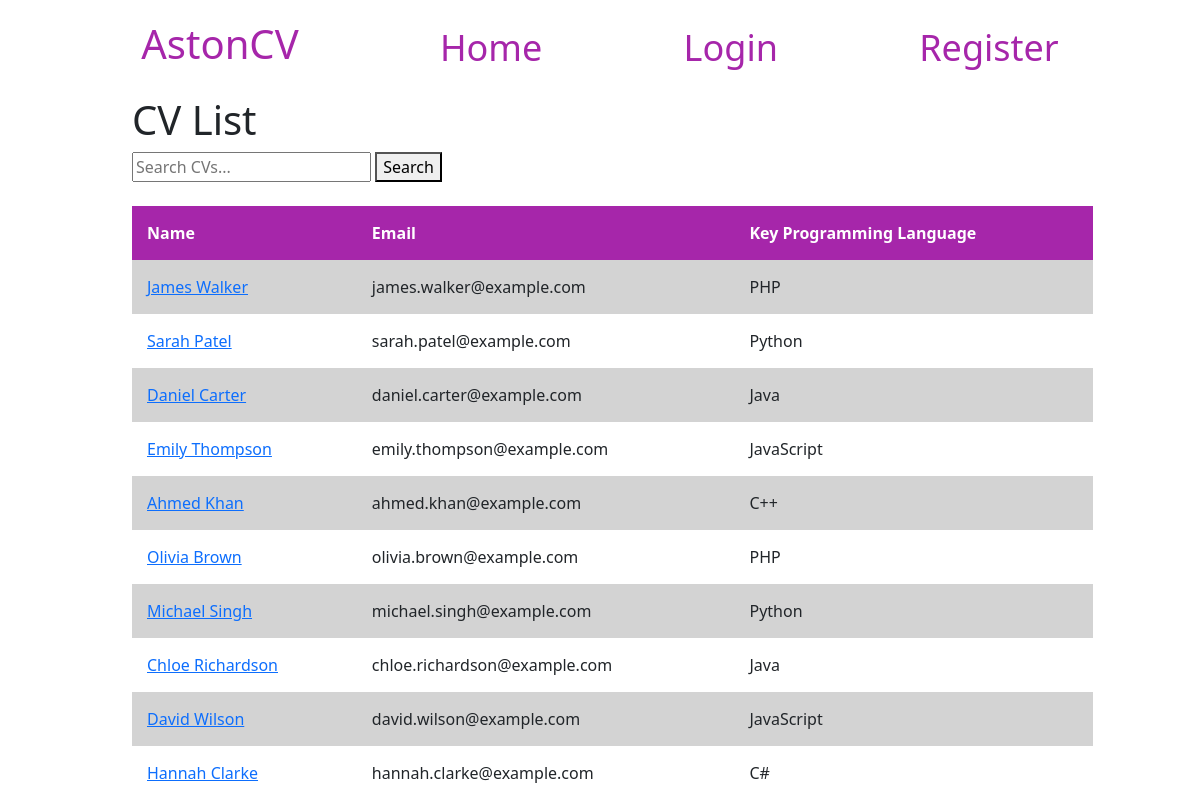
The page / on the database its author committed.
### tables this page shows
CREATE TABLE `cvs` (
  `id` bigint UNSIGNED NOT NULL,
  `name` varchar(100) NOT NULL,
  `email` varchar(100) NOT NULL,
  `password` varchar(255) NOT NULL,
  `keyprogramming` varchar(255) DEFAULT NULL,
  `profile` varchar(500) DEFAULT NULL,
  `education` varchar(500) DEFAULT NULL,
  `URLlinks` varchar(500) DEFAULT NULL
);

### includes/functions.php (called while the page is built, shortened)
<?php
function escapedString($string) {
    return htmlspecialchars($string, ENT_QUOTES, 'UTF-8');
}
?>

### index.php (the view, shortened to what this page needs)
<?php
require 'includes/db.php';
require 'includes/functions.php';
?>
<!DOCTYPE html>
<head>
    <html lang="en-gb">
    <link rel="stylesheet" type="text/css" href="assets/styles.css">
    <link href="https://cdn.jsdelivr.net/npm/bootstrap@5.3.8/dist/css/bootstrap.min.css" rel="stylesheet">
</head>
<body>
    <header>
        <?php
        if (isset($_SESSION['userid'])) {
            include 'includes/header-user.php';
        } else {
            include 'includes/header-guest.php';
        } ?>
    </header>
    <section class="main">
        <h1>CV List</h1>
        <form action="index.php" method="GET" id="search-form">
        <input type="text" name="query" placeholder="Search CVs...">
        <button type="submit">Search</button>
        </form>
        <br>
        <?php
        if (isset($_GET['query'])) {
            $query = trim($_GET['query']);
            if (!empty($query)) {
                $query = '%' . $query . '%';
                $sql = "SELECT id, name, email, keyprogramming FROM cvs WHERE name LIKE ? OR keyprogramming LIKE ?";
                $result = $db -> prepare($sql);
                $result -> execute([$query, $query]);
            } else {
                $sql = "SELECT id, name, email, keyprogramming FROM cvs";
                $result = $db->query($sql);
            }
        } else {
                $sql = "SELECT id, name, email, keyprogramming FROM cvs";
                $result = $db->query($sql);
        }
        if ($result->rowCount() > 0) {
            echo "<table>
                    <tr>
                        <th>Name</th>
                        <th>Email</th>
                        <th>Key Programming Language</th>
                    </tr>";
            while($row = $result->fetch()) {
                echo "<tr>";
                echo "<td><a href=viewcv.php?id=". escapedString($row['id']) . ">" . escapedString($row['name']) . "</a></td>";
                echo "<td>" . escapedString($row['email']) . "</td>";
                echo "<td>" . escapedString($row['keyprogramming']) . "</td>";
                echo "</tr>";
            }
            echo "</table>";
        }
        else {
            echo "No records found.";
        }
        ?>
    </section>
</body>
</html>

### includes/header-guest.php
<nav>
    <h1><a href="index.php">AstonCV</a></h1>
    <a href="index.php">Home</a>
    <a href="login.php">Login</a>
    <a href="register.php">Register</a>
</nav>

### assets/styles.css (style rules this page uses)
nav { color: #A626AA; font-size: 36px; text-align: left; display: flex; flex-wrap: wrap; justify-content: space-evenly; align-items: center; padding-top: 20px; padding-bottom: 20px; }
nav a { text-decoration: none; color: inherit; }
.main { margin-left: 11%; }
table { width: 90%; }
th { background-color: #A626AA; color: white; }
tr, th, td { border-collapse: collapse; padding: 15px; }
tr:nth-child(even) { background-color: lightgray; }
a { text-decoration: none; color: #A626AA; }

### rows shown on the page
cvs: name "James Walker", email "james.walker@example.com", keyprogramming "PHP"
cvs: name "Sarah Patel", email "sarah.patel@example.com", keyprogramming "Python"
cvs: name "Daniel Carter", email "daniel.carter@example.com", keyprogramming "Java"
cvs: name "Emily Thompson", email "emily.thompson@example.com", keyprogramming "JavaScript"
cvs: name "Ahmed Khan", email "ahmed.khan@example.com", keyprogramming "C++"
cvs: name "Olivia Brown", email "olivia.brown@example.com", keyprogramming "PHP"
cvs: name "Michael Singh", email "michael.singh@example.com", keyprogramming "Python"
cvs: name "Chloe Richardson", email "chloe.richardson@example.com", keyprogramming "Java"
cvs: name "David Wilson", email "david.wilson@example.com", keyprogramming "JavaScript"
cvs: name "Hannah Clarke", email "hannah.clarke@example.com", keyprogramming "C#"
